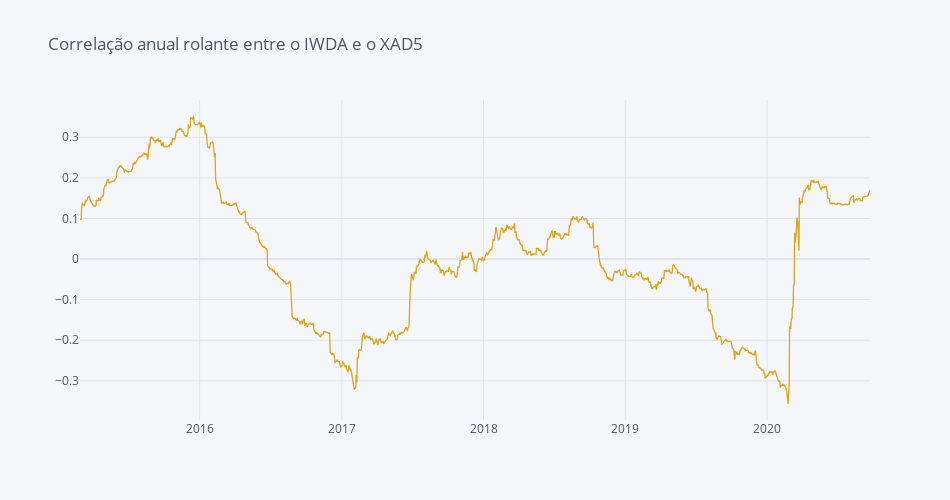

Notebook source saved alongside this figure:
### Code cell
returns['IWDA'].rolling("365D").corr(returns['XAD5'])[plus_1_year:].iplot(dimensions=pl.dimensions, color='goldenrod', title="Correlação anual rolante entre o IWDA e o XAD5")

### Figure 1 — Plotly figure (JSON) as saved in the notebook; plotly's stock layout.template omitted (floating-point values rounded to 4 significant figures; data arrays with more than 128 entries replaced by an {"elided": "..."} marker saying what was removed)
{"data": [{"line": {"color": "rgba(218, 165, 32, 1.0)", "dash": "solid", "shape": "linear", "width": 1.3}, "mode": "lines", "name": "None", "text": "", "type": "scatter", "x": {"elided": "1457 str values"}, "y": {"elided": "1457 float values"}}], "layout": {"height": 500, "legend": {"bgcolor": "#F5F6F9", "font": {"color": "#4D5663"}}, "paper_bgcolor": "#F5F6F9", "plot_bgcolor": "#F5F6F9", "title": {"font": {"color": "#4D5663"}, "text": "Correlação anual rolante entre o IWDA e o XAD5"}, "width": 950, "xaxis": {"autorange": true, "gridcolor": "#E1E5ED", "range": ["2015-02-27", "2020-09-22"], "showgrid": true, "tickfont": {"color": "#4D5663"}, "title": {"font": {"color": "#4D5663"}, "text": ""}, "type": "date", "zerolinecolor": "#E1E5ED"}, "yaxis": {"autorange": true, "gridcolor": "#E1E5ED", "range": [-0.3965, 0.3918], "showgrid": true, "tickfont": {"color": "#4D5663"}, "title": {"font": {"color": "#4D5663"}, "text": ""}, "type": "linear", "zerolinecolor": "#E1E5ED"}}}
